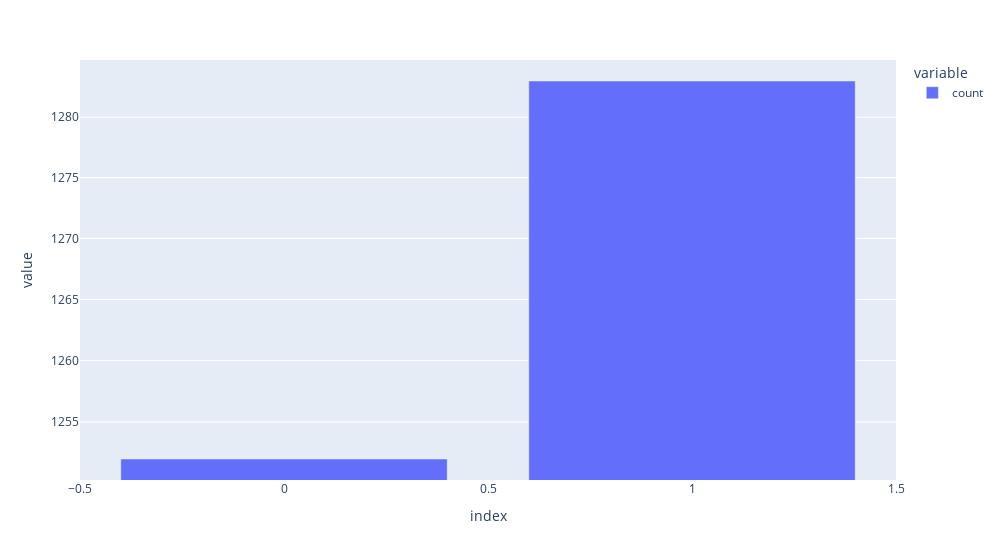

The code cell stored with this chart in its notebook:
### Markdown cell above
## Highlight the Progress on Cleaning Pre-Merge

### Code cell
incredible_progress = {
  'stage': ["after_manual_join", "after_slugify"],
  'count': [after_manual_join, after_slugify],
}
incredible_progress_df = pd.DataFrame.from_dict(incredible_progress)
incredible_progress_df

px.line(
  incredible_progress_df['count'],
  width=1000,
)

px.bar(
  incredible_progress_df['count'],
  width=1000,
  log_y=True
)

# px.bar(
#   incredible_progress_df['count'],
#   width=1000,
# )

### Figure 1 — Plotly figure (JSON) as saved in the notebook; plotly's stock layout.template omitted (floating-point values rounded to 4 significant figures)
{"data": [{"alignmentgroup": "True", "hovertemplate": "variable=count<br>index=%{x}<br>value=%{y}<extra></extra>", "legendgroup": "count", "marker": {"color": "#636efa", "pattern": {"shape": ""}}, "name": "count", "offsetgroup": "count", "orientation": "v", "showlegend": true, "textposition": "auto", "type": "bar", "x": [0, 1], "xaxis": "x", "y": [1252, 1283], "yaxis": "y"}], "layout": {"barmode": "relative", "legend": {"title": {"text": "variable"}, "tracegroupgap": 0}, "margin": {"t": 60}, "width": 1000, "xaxis": {"anchor": "y", "domain": [0, 1], "title": {"text": "index"}}, "yaxis": {"anchor": "x", "domain": [0, 1], "title": {"text": "value"}, "type": "log"}}}
